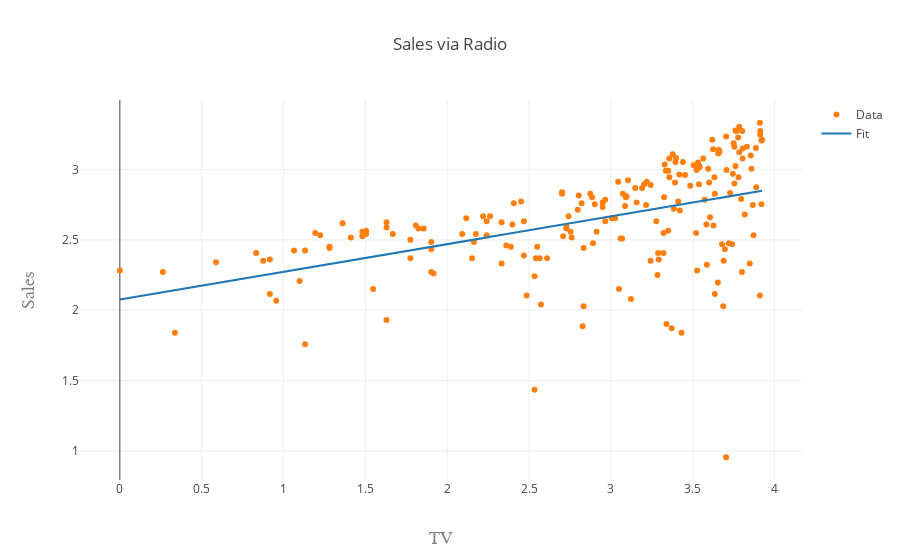

Here is the notebook cell this chart was saved with:
### Code cell
#data_transform = boxcox(data1)
xi = df_log.Radio
y = df_log.Sales

# Generated linear fit
slope, intercept, r_value, p_value, std_err = stats.linregress(xi,y)
line = slope*xi+intercept

# Creating the dataset, and generating the plot
trace1 = go.Scatter(
                  x=xi,
                  y=y,
                  text = data1.Radio,
                  mode='markers',
                  marker=go.Marker(color='rgb(255, 127, 14)'),
                  name='Data'
                  )

trace2 = go.Scatter(
                  x=xi,
                  y=line,
                  mode='lines',
                  marker=go.Marker(color='rgb(31, 119, 180)'),
                  name='Fit'
                  )

annotation = go.Annotation(
                  x=10,# Does this stay constant?
                  y=80000,#Does this stay constant?
                  text='$R^2 = 0.9551,\\Y = 0.716X + 19.18$',
                  showarrow=False,
                  font=go.Font(size=16)
                  )
data = [trace1, trace2]

layout = go.Layout(
    title='Sales via Radio',
    xaxis=dict(
        title='TV',
        titlefont=dict(
            family='Courier New, monospace',
            size=18,
            color='#7f7f7f'
        )
    ),
    yaxis=dict(
        title='Sales',
        titlefont=dict(
            family='Courier New, monospace',
            size=18,
            color='#7f7f7f'
        )
    )
)


fig = go.Figure(data=data, layout=layout)
iplot(fig, filename='Linear-Fit-in-python')
print('Slope:')
print(slope)
print('' )
print(slope * 10000)

### Figure 1 — Plotly figure (JSON) as saved in the notebook; plotly's stock layout.template omitted (floating-point values rounded to 4 significant figures; data arrays with more than 128 entries replaced by an {"elided": "..."} marker saying what was removed)
{"data": [{"marker": {"color": "rgb(255, 127, 14)"}, "mode": "markers", "name": "Data", "text": {"elided": "200 str values"}, "type": "scatter", "uid": "a0779de2-dac5-11e8-bb45-9a0015cd93e0", "x": {"elided": "200 float values"}, "y": {"elided": "200 float values"}}, {"marker": {"color": "rgb(31, 119, 180)"}, "mode": "lines", "name": "Fit", "type": "scatter", "uid": "a077a03a-dac5-11e8-963a-9a0015cd93e0", "x": {"elided": "200 float values"}, "y": {"elided": "200 float values"}}], "layout": {"title": "Sales via Radio", "xaxis": {"title": "TV", "titlefont": {"color": "#7f7f7f", "family": "Courier New, monospace", "size": 18}}, "yaxis": {"title": "Sales", "titlefont": {"color": "#7f7f7f", "family": "Courier New, monospace", "size": 18}}}}
